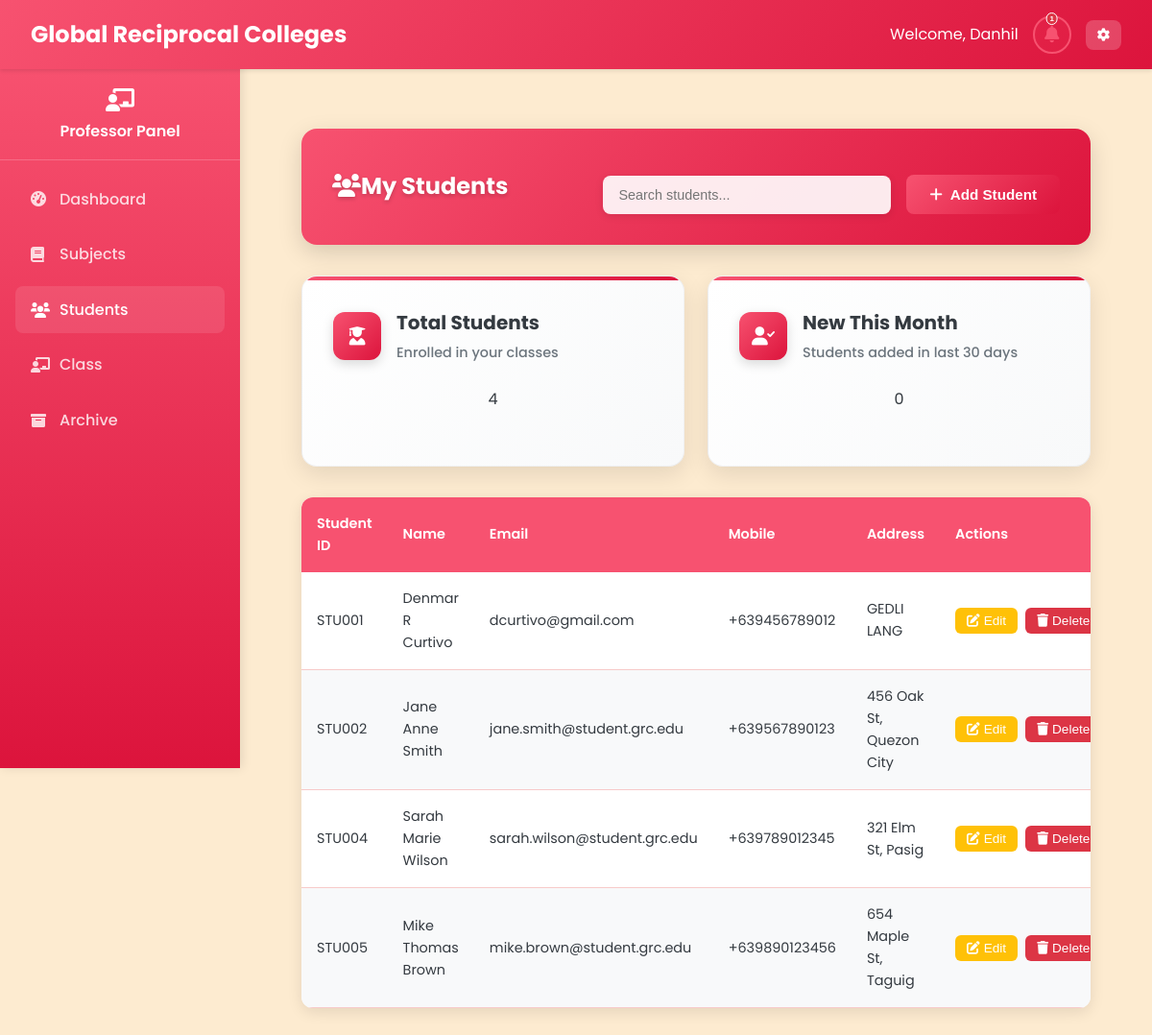
Page /Professor/manage_students.php (signed in) on the committed database.
### tables this page shows
CREATE TABLE `students` (
  `student_id` varchar(20) NOT NULL,
  `first_name` varchar(50) NOT NULL,
  `last_name` varchar(50) NOT NULL,
  `middle_name` varchar(50) DEFAULT NULL,
  `email` varchar(100) NOT NULL,
  `password` varchar(255) NOT NULL,
  `mobile` varchar(15) NOT NULL,
  `address` text NOT NULL,
  `created_at` datetime NOT NULL,
  `updated_at` datetime NOT NULL,
  `section` varchar(10) DEFAULT NULL
);

### Professor/manage_students.php (the view, shortened to what this page needs)
<?php
require_once '../php/db.php';
$professor_id = $_SESSION['user_id'];
$query = "SELECT DISTINCT s.*
          FROM students s
          JOIN student_classes sc ON s.student_id = sc.student_id
          JOIN classes c ON sc.class_id = c.class_id
          WHERE c.professor_id = ?";
$stmt = $pdo->prepare($query);
$stmt->execute([$professor_id]);
$students = $stmt->fetchAll();
?>
<!DOCTYPE html>
<html lang="en">
<head>
    <link rel="stylesheet" href="../css/styles_fixed.css" />
    <link rel="stylesheet" href="https://cdnjs.cloudflare.com/ajax/libs/font-awesome/6.0.0/css/all.min.css" />
</head>
<body>
    <?php include '../includes/navbar_professor.php'; ?>
    <?php include '../includes/sidebar_professor.php'; ?>
    <main class="main-content">
        <div class="dashboard-container">
        <div class="table-header-enhanced">
            <h2 class="table-title-enhanced"><i class="fas fa-users"></i>My Students</h2>
            <div class="table-actions-enhanced">
                <input type="search" id="searchInput" class="search-input-enhanced" placeholder="Search students..." aria-label="Search students" onkeyup="filterStudents()">
                <button class="stat-primary-btn" type="button" onclick="openModal('addStudentModal')" aria-haspopup="dialog">
                    <i class="fas fa-plus"></i> Add Student
                </button>
            </div>
        </div>
        <div class="stats-grid">
            <div class="stat-card-enhanced fade-in">
                <div class="stat-header-enhanced">
                    <div class="stat-icon-enhanced"><i class="fas fa-user-graduate"></i></div>
                    <div class="stat-info-enhanced">
                        <h3 class="stat-title-enhanced">Total Students</h3>
                        <p class="stat-subtitle-enhanced">Enrolled in your classes</p>
                    </div>
                </div>
                <div class="stat-main-metric"><?php echo count($students); ?></div>
            </div>
            <div class="stat-card-enhanced fade-in">
                <div class="stat-header-enhanced">
                    <div class="stat-icon-enhanced"><i class="fas fa-user-check"></i></div>
                    <div class="stat-info-enhanced">
                        <h3 class="stat-title-enhanced">New This Month</h3>
                        <p class="stat-subtitle-enhanced">Students added in last 30 days</p>
                    </div>
                </div>
                <div class="stat-main-metric"><?php echo count(array_filter($students, function($s) { return strtotime($s['created_at']) > strtotime('-30 days'); })); ?></div>
            </div>
        </div>
        <div class="table-container-enhanced">
            <table class="table-enhanced">
                <thead>
                    <tr>
                        <th>Student ID</th>
                        <th>Name</th>
                        <th class="mobile-hidden">Email</th>
                        <th class="mobile-hidden">Mobile</th>
                        <th class="mobile-hidden">Address</th>
                        <th class="mobile-hidden">Actions</th>
                    </tr>
                </thead>
                <tbody>
                    <?php foreach ($students as $student): ?>
                    <tr onclick="viewStudent(<?php echo htmlspecialchars(json_encode($student)); ?>)">
                        <td><?php echo htmlspecialchars($student['student_id']); ?></td>
                        <td><?php echo htmlspecialchars($student['first_name'] . ' ' . ($student['middle_name'] ? $student['middle_name'] . ' ' : '') . $student['last_name']); ?></td>
                        <td class="mobile-hidden"><?php echo htmlspecialchars($student['email']); ?></td>
                        <td class="mobile-hidden"><?php echo htmlspecialchars($student['mobile']); ?></td>
                        <td class="mobile-hidden"><?php echo htmlspecialchars($student['address']); ?></td>
                        <td class="mobile-hidden">
                            <div class="action-buttons">
                                <button class="btn-sm-enhanced btn-warning-enhanced" onclick="event.stopPropagation(); editStudent(<?php echo htmlspecialchars(json_encode($student)); ?>)">
                                    <i class="fas fa-edit"></i> Edit
                                </button>
                                <form action="" method="POST" style="display:inline;">
                                    <button type="submit" class="btn-sm-enhanced btn-danger-enhanced" onclick="event.stopPropagation(); return confirm('Are you sure you want to delete this student?')">
                                        <i class="fas fa-trash"></i> Delete
                                    </button>
                                </form>
                            </div>
                        </td>
                    </tr>
                    <?php endforeach; ?>
                </tbody>
            </table>
        </div>
    </main>
</body>
</html>

### css/styles_fixed.css (style rules this page uses)
:root { --primary: #F75270; --primary-dark: #DC143C; --primary-light: #F7CAC9; --secondary: #F75270; --accent: #F7CAC9; --light: #FDEBD0; --dark: #343a40; --gray: #6c757d; --light-gray: #F7CAC9; --success: #F7CAC9; --warning: #FDEBD0; --danger: #DC143C; --info: #F75270; }
* { margin: 0; padding: 0; box-sizing: border-box; }
body { font-family: 'Poppins', sans-serif; background-color: var(--light); color: var(--dark); line-height: 1.6; }
.main-content { margin-top: 70px; padding: 2rem; min-height: calc(100vh - 70px); background: var(--light); transition: margin-left 0.3s ease; }
.main-content { margin-left: 250px; margin-top: 70px; padding: 2rem; min-height: calc(100vh - 70px); background: var(--light); transition: margin-left 0.3s ease, padding 0.3s ease; }
.dashboard-container { max-width: 1200px; margin: 0 auto; padding: 2rem; }
.stats-grid { display: grid; grid-template-columns: repeat(auto-fill, minmax(350px, 1fr)); gap: 2rem; margin-bottom: 2rem; }
.stat-card-enhanced { background: linear-gradient(135deg, #ffffff 0%, #f8f9fa 100%); border-radius: 16px; padding: 2rem; box-shadow: 0 8px 25px rgba(0, 0, 0, 0.1); border: 1px solid rgba(0, 0, 0, 0.05); transition: all 0.3s ease; position: relative; overflow: hidden; }
.stat-card-enhanced::before { content: ''; position: absolute; top: 0; left: 0; right: 0; height: 4px; background: linear-gradient(90deg, var(--primary) 0%, var(--primary-dark) 100%); }
.stat-header-enhanced { display: flex; align-items: center; gap: 1rem; margin-bottom: 1.5rem; }
.stat-icon-enhanced { width: 50px; height: 50px; background: linear-gradient(135deg, var(--primary) 0%, var(--primary-dark) 100%); border-radius: 12px; display: flex; align-items: center; justify-content: center; color: white; font-size: 1.2rem; box-shadow: 0 4px 12px rgba(0, 0, 0, 0.15); }
.stat-info-enhanced { flex: 1; }
.stat-title-enhanced { font-size: 1.25rem; font-weight: 700; color: var(--dark); margin: 0 0 0.25rem 0; }
.stat-subtitle-enhanced { font-size: 0.9rem; color: var(--gray); font-weight: 500; }
.stat-main-metric { text-align: center; margin-bottom: 1.5rem; }
.stat-primary-btn { background: linear-gradient(135deg, var(--primary) 0%, var(--primary-dark) 100%); color: white; border: none; padding: 0.75rem 1.5rem; border-radius: 8px; cursor: pointer; font-size: 0.95rem; font-weight: 600; display: inline-flex; align-items: center; gap: 0.5rem; transition: transform 0.2s, box-shadow 0.2s; }
.table-header-enhanced { background: linear-gradient(135deg, var(--primary) 0%, var(--primary-dark) 100%); padding: 2rem; border-radius: 16px; margin-bottom: 2rem; box-shadow: 0 8px 25px rgba(0, 0, 0, 0.15); display: flex; justify-content: space-between; align-items: center; }
.table-title-enhanced { color: white; font-size: 1.5rem; font-weight: 700; margin: 0; text-shadow: 0 2px 4px rgba(0, 0, 0, 0.2); }
.table-actions-enhanced { display: flex; gap: 1rem; }

### includes/sidebar_professor.php (style rules this page uses)
.main-content { margin-left: 250px; padding: 2rem; width: calc(100% - 250px); box-sizing: border-box; }

### rows in the picture
students: student_id "STU001", first_name+middle_name+last_name "Denmar R Curtivo", email "dcurtivo@gmail.com", mobile "+639456789012", address "GEDLI LANG"
students: student_id "STU002", first_name+middle_name+last_name "Jane Anne Smith", email "jane.smith@student.grc.edu", mobile "+639567890123", address "456 Oak St, Quezon City"
students: student_id "STU004", first_name+middle_name+last_name "Sarah Marie Wilson", email "sarah.wilson@student.grc.edu", mobile "+639789012345", address "321 Elm St, Pasig"
students: student_id "STU005", first_name+middle_name+last_name "Mike Thomas Brown", email "mike.brown@student.grc.edu", mobile "+639890123456", address "654 Maple St, Taguig"

### other values in the picture
$prof_name "Danhil"
$pending_requests_count "1"
count($students) "4"
